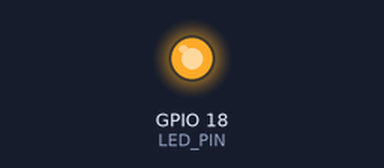
A program run on a simulated Raspberry Pi (BCM pin numbers). On the bench: output pins drawn as LEDs (lit = HIGH).

Above: at 0.1 s.
Timing chart, 0 to 1.6 s (numbered marks = the images above):
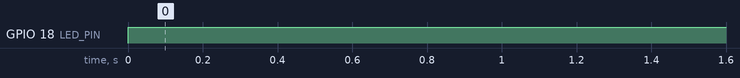

Measured:
- by itself, GPIO 18 (LED_PIN): LOW → HIGH at 0.00 s

The program:

blink.py
```python
import time
import RPi.GPIO as GPIO

LED_PIN = 18
LED_STATE = True

GPIO.setmode(GPIO.BCM)

GPIO.setup(LED_PIN, GPIO.OUT)

def loop():
  global LED_STATE
  GPIO.output(LED_PIN, LED_STATE)
  LED_STATE = not LED_STATE
  time.sleep(500)

if __name__ == '__main__':
  try:
    while True:
      loop()
  finally:
    GPIO.cleanup()
```
